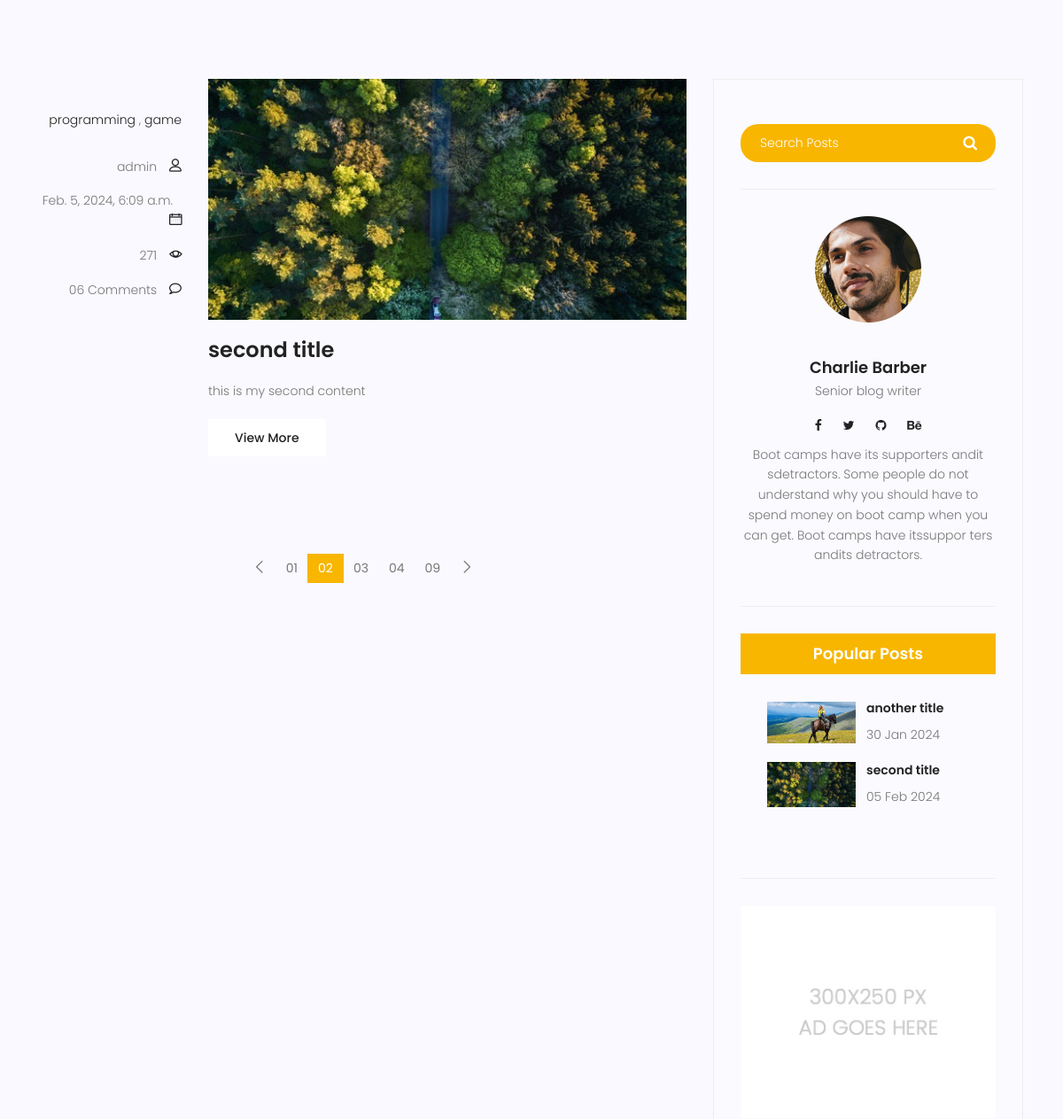
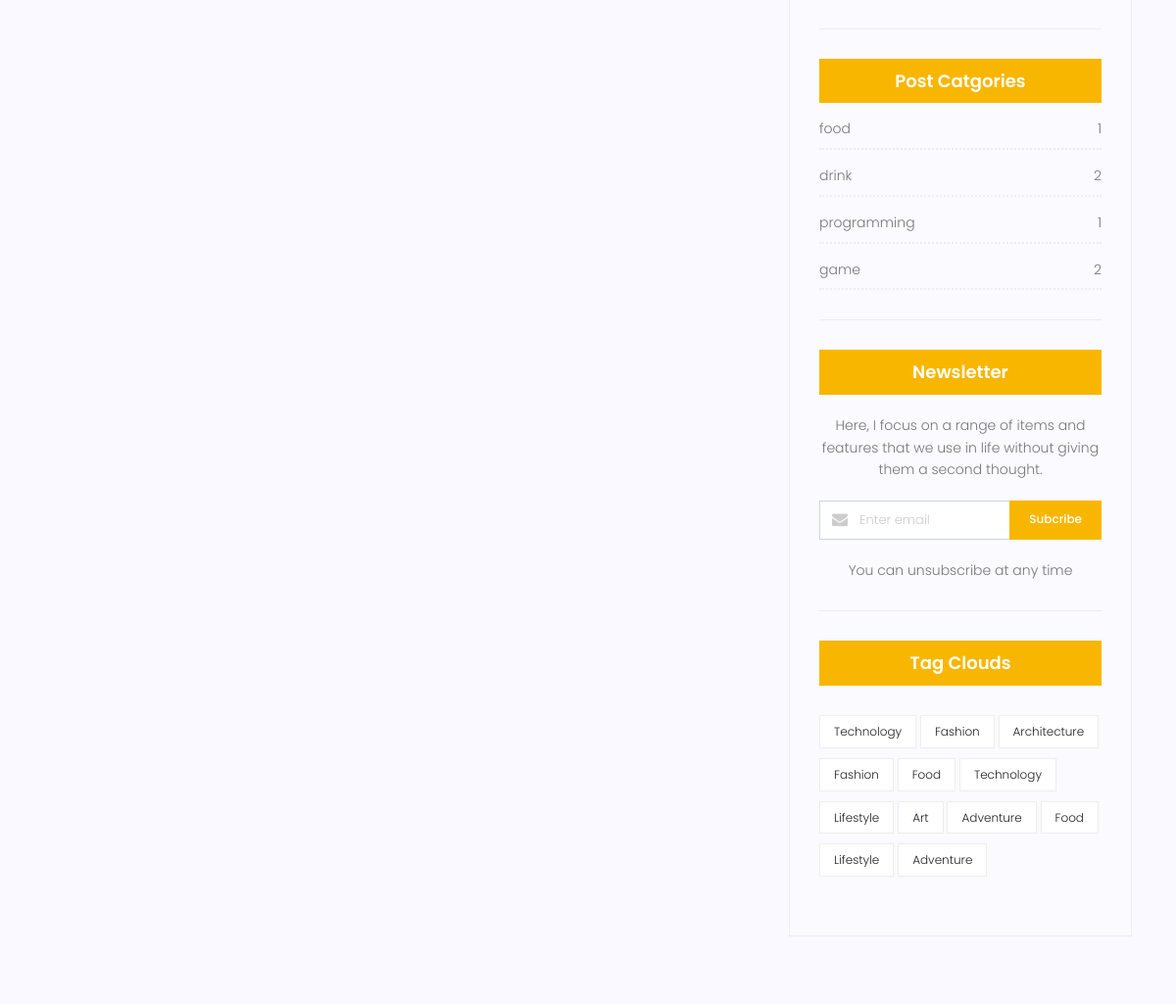
The page /blog/category/programming (middle part) on the database as committed earlier (2 pictures, top to bottom).
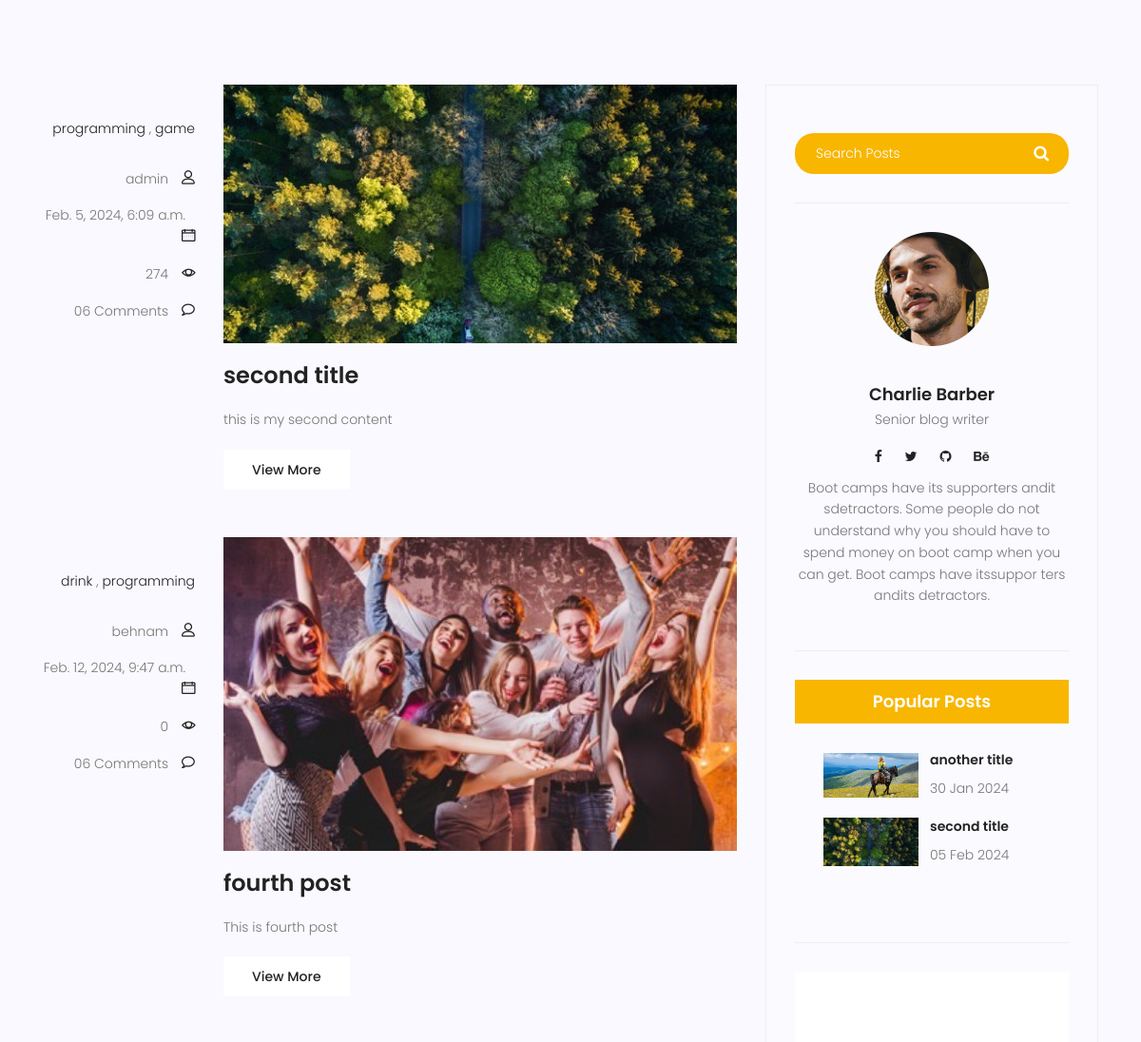
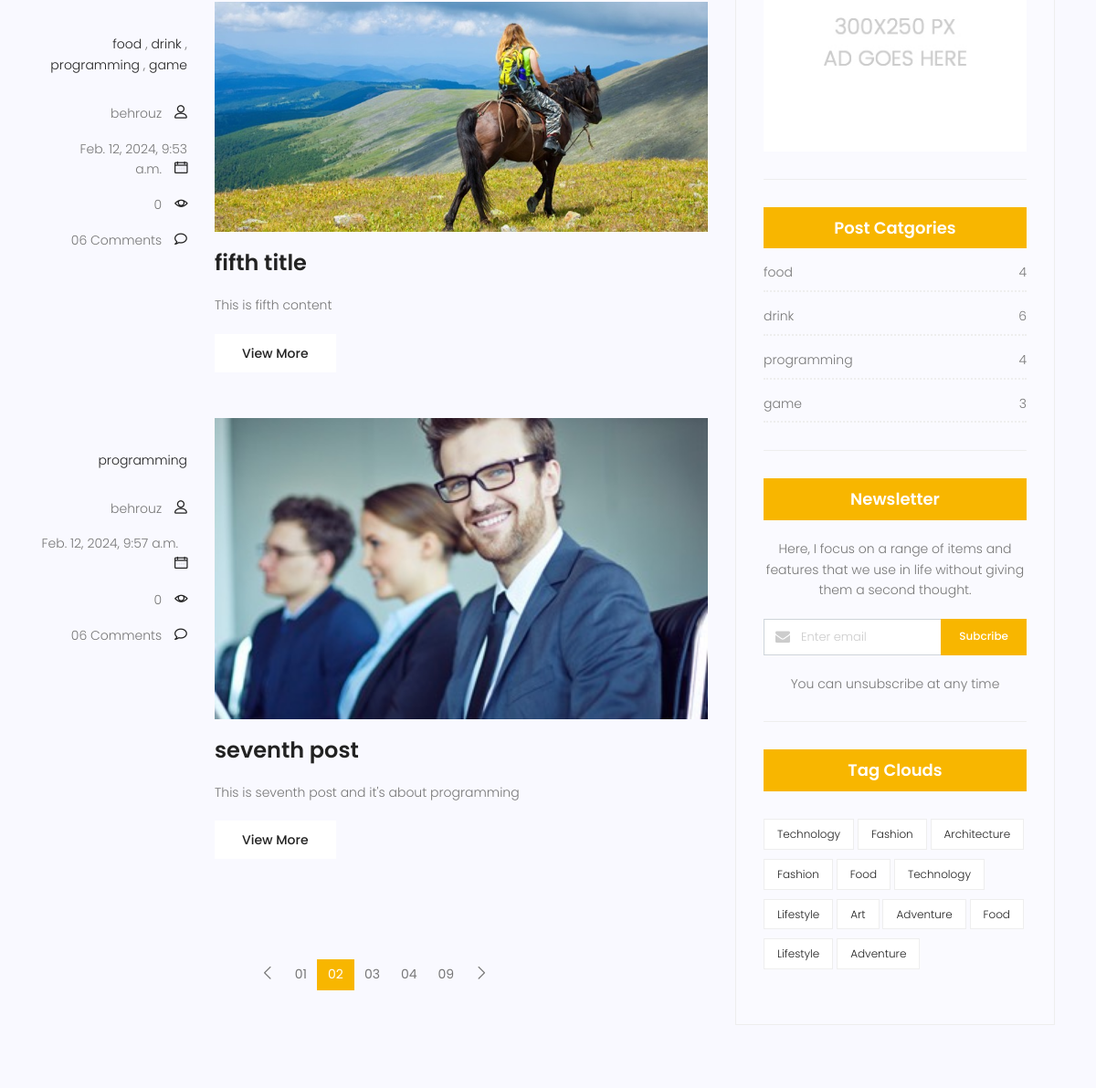
The same page on the database as committed later (2 pictures, top to bottom).
### blog/models.py (models this page shows, shortened)
class Category(models.Model):
    name = models.CharField(max_length=250)
    def __str__(self):
        return self.name

class Post(models.Model):
    author = models.ForeignKey(User, on_delete=models.SET_NULL, null=True)
    image = models.ImageField(upload_to='blog/', default='blog/default.jpg')
    title = models.CharField(max_length=250)
    content = models.TextField()
    category = models.ManyToManyField(Category)
    counted_view = models.IntegerField(default = 0)
    status = models.BooleanField(default = False)
    published_date = models.DateTimeField(null=True)
    creaded_date = models.DateTimeField(auto_now_add = True)
    updated_date = models.DateTimeField(auto_now = True)
    class Meta:
        ordering = ['published_date']

### blog/views.py (the view)
# urls.py: path('', blog_page, name = 'index'),
def blog_page(request, cat_name=None, author_name=None):
    posts = Post.objects.filter(status=True, published_date__lte=timezone.now())
    if cat_name:
        posts = posts.filter(category__name=cat_name, status=True, published_date__lte=timezone.now())
    if author_name:
        posts = posts.filter(author__username=author_name, status=True, published_date__lte=timezone.now())
    context = {'posts': posts}
    return render(request, 'blog/blog-home.html', context)

### blog/templatetags/blog_tags.py (called while the page is built)
@register.inclusion_tag('blog/popular-posts.html')
def popular_post():
    posts = Post.objects.filter(status=1).order_by('published_date')[:2]
    return {'posts':posts}

@register.inclusion_tag('blog/post-category.html')
def post_category():
    posts = Post.objects.filter(status=1)
    categories = Category.objects.all()
    cat_dict = {}
    for name in categories:
        cat_dict[name] = posts.filter(category=name).count()
    return {'categories':cat_dict}

### templates/blog/blog-home.html (shortened to what this page needs)
{% extends 'base.html' %}
{% load static %}
{% load blog_tags %}
{% block content %}
<section class="top-category-widget-area pt-90 pb-90 ">
</section>
<section class="post-content-area">
	<div class="container">
		<div class="row">
			<div class="col-lg-8 posts-list">
				{% for post in posts %}
				<div class="single-post row">
					<div class="col-lg-3  col-md-3 meta-details">
						<ul class="tags">
							{% for cat in post.category.all %}
							<li><a href="{% url 'blog:category' cat_name=cat.name %}">{{cat.name}}</a></li>
							{% if not forloop.last %}
							,
							{% endif %}
							{% endfor %}
						</ul>
						<div class="user-details row">
							<p class="user-name col-lg-12 col-md-12 col-6"><a
									href="{% url 'blog:author' author_name=post.author.username %}">{{post.author}}</a>
								<span class="lnr lnr-user"></span></p>
							<p class="date col-lg-12 col-md-12 col-6"><a href="#">{{post.published_date}}</a> <span
									class="lnr lnr-calendar-full"></span></p>
							<p class="view col-lg-12 col-md-12 col-6"><a href="#">{{post.counted_view}}</a> <span
									class="lnr lnr-eye"></span></p>
							<p class="comments col-lg-12 col-md-12 col-6"><a href="#">06 Comments</a> <span
									class="lnr lnr-bubble"></span></p>
						</div>
					</div>
					<div class="col-lg-9 col-md-9 ">
						<div class="feature-img">
							<img class="img-fluid" src="{{post.image.url}}" alt="">
						</div>
						<a class="posts-title" href="{% url 'blog:single' pid=post.id %}">
							<h3>{{post.title}}</h3>
						</a>
						<p class="excert">
							{{post.content}}
						</p>
						<a href="{% url 'blog:single' pid=post.id %}" class="primary-btn">View More</a>
					</div>
				</div>
				{% endfor %}
				<nav class="blog-pagination justify-content-center d-flex">
					<ul class="pagination">
						<li class="page-item">
							<a href="#" class="page-link" aria-label="Previous">
								<span aria-hidden="true">
									<span class="lnr lnr-chevron-left"></span>
								</span>
							</a>
						</li>
						<li class="page-item"><a href="#" class="page-link">01</a></li>
						<li class="page-item active"><a href="#" class="page-link">02</a></li>
						<li class="page-item"><a href="#" class="page-link">03</a></li>
						<li class="page-item"><a href="#" class="page-link">04</a></li>
						<li class="page-item"><a href="#" class="page-link">09</a></li>
						<li class="page-item">
							<a href="#" class="page-link" aria-label="Next">
								<span aria-hidden="true">
									<span class="lnr lnr-chevron-right"></span>
								</span>
							</a>
						</li>
					</ul>
				</nav>
			</div>
			<div class="col-lg-4 sidebar-widgets">
				<div class="widget-wrap">
					<div class="single-sidebar-widget search-widget">
						<form class="search-form" action="#">
							<input placeholder="Search Posts" name="search" type="text" onfocus="this.placeholder = ''"
								onblur="this.placeholder = 'Search Posts'">
							<button type="submit"><i class="fa fa-search"></i></button>
						</form>
					</div>
					<div class="single-sidebar-widget user-info-widget">
						<img src="{% static 'img/blog/user-info.png' %}" alt="">
						<a href="#">
							<h4>Charlie Barber</h4>
						</a>
						<p>
							Senior blog writer
						</p>
						<ul class="social-links">
							<li><a href="#"><i class="fa fa-facebook"></i></a></li>
							<li><a href="#"><i class="fa fa-twitter"></i></a></li>
							<li><a href="#"><i class="fa fa-github"></i></a></li>
							<li><a href="#"><i class="fa fa-behance"></i></a></li>
						</ul>
						<p>
							Boot camps have its supporters andit sdetractors. Some people do not understand why you
							should have to spend money on boot camp when you can get. Boot camps have itssuppor ters
							andits detractors.
						</p>
					</div>
					<div class="single-sidebar-widget popular-post-widget">
						<h4 class="popular-title">Popular Posts</h4>
						{% popular_post %}
					</div>
					<div class="single-sidebar-widget ads-widget">
						<a href="#"><img class="img-fluid" src="{% static 'img/blog/ads-banner.jpg' %}" alt=""></a>
					</div>
					{% post_category %}
					<div class="single-sidebar-widget newsletter-widget">
						<h4 class="newsletter-title">Newsletter</h4>
						<p>
							Here, I focus on a range of items and features that we use in life without
							giving them a second thought.
						</p>
						<div class="form-group d-flex flex-row">
							<div class="col-autos">
								<div class="input-group">
									<div class="input-group-prepend">
										<div class="input-group-text"><i class="fa fa-envelope" aria-hidden="true"></i>
										</div>
									</div>
									<input type="text" class="form-control" id="inlineFormInputGroup"
										placeholder="Enter email" onfocus="this.placeholder = ''"
										onblur="this.placeholder = 'Enter email'">
								</div>
							</div>
							<a href="#" class="bbtns">Subcribe</a>
						</div>
						<p class="text-bottom">
							You can unsubscribe at any time
						</p>
					</div>
					<div class="single-sidebar-widget tag-cloud-widget">
						<h4 class="tagcloud-title">Tag Clouds</h4>
						<ul>
							<li><a href="#">Technology</a></li>
							<li><a href="#">Fashion</a></li>
							<li><a href="#">Architecture</a></li>
							<li><a href="#">Fashion</a></li>
							<li><a href="#">Food</a></li>
							<li><a href="#">Technology</a></li>
							<li><a href="#">Lifestyle</a></li>
							<li><a href="#">Art</a></li>
							<li><a href="#">Adventure</a></li>
							<li><a href="#">Food</a></li>
							<li><a href="#">Lifestyle</a></li>
							<li><a href="#">Adventure</a></li>
						</ul>
					</div>
				</div>
			</div>
		</div>
	</div>
</section>
{% endblock %}

### templates/base.html (shortened to what this page needs)
{% load static %}
<!DOCTYPE html>
<html lang="zxx" class="no-js">
<head>
    <link rel="stylesheet" href="{% static 'css/linearicons.css' %}">
    <link rel="stylesheet" href="{% static 'css/font-awesome.min.css' %}">
    <link rel="stylesheet" href="{% static 'css/bootstrap.css' %}">
    <link rel="stylesheet" href="{% static 'css/magnific-popup.css' %}">
    <link rel="stylesheet" href="{% static 'css/jquery-ui.css' %}">
    <link rel="stylesheet" href="{% static 'css/nice-select.css' %}">
    <link rel="stylesheet" href="{% static 'css/animate.min.css' %}">
    <link rel="stylesheet" href="{% static 'css/owl.carousel.css' %}">
    <link rel="stylesheet" href="{% static 'css/main.css' %}">
</head>
<body>
    {% block content %}
    {% endblock %}
</body>
</html>

### templates/blog/popular-posts.html
{% load static %}
<div class="single-sidebar-widget popular-post-widget">
    <div class="popular-post-list">
        {% for post in posts %}
        <div class="single-post-list d-flex flex-row align-items-center">
            <div class="thumb">
                <img class="img-fluid" src="{{post.image.url}}" alt="">
            </div>
            <div class="details">
                <a href="{% url 'blog:single' pid=post.id %}">
                    <h6>{{post.title}}</h6>
                </a>
                <p>{{post.published_date|date:'d M Y'}}</p>
            </div>
        </div>
        {% endfor %}
    </div>
</div>

### templates/blog/post-category.html
<div class="single-sidebar-widget post-category-widget">
    <h4 class="category-title">Post Catgories</h4>
    <ul class="cat-list">
        {% for name,count in categories.items %}
        <li>
            <a href="{% url 'blog:category' cat_name=name %}" class="d-flex justify-content-between">
                <p>{{name}}</p>
                <p>{{count}}</p>
            </a>
        </li>
        {% endfor %}
    </ul>
</div>

Rows that differ between the two databases and show on the page:
changed Post "second title": counted_view "271" → "274"
computed for Category "programming": count "1" → "4"
computed for Category "game": count "2" → "3"
added Post: author "behnam", published_date "Feb. 12, 2024, 9:47 a.m.", counted_view "0", image (picture), title "fourth post", content "This is fourth post", Category (name "drink"), Category (name "programming")
computed for Category "drink": id "2" → "6"
added Post: author "behrouz", published_date "Feb. 12, 2024, 9:53 a.m.", counted_view "0", image (placeholder picture), title "fifth title", content "This is fifth content", Category (name "food"), Category (name "drink"), Category (name "programming"), Category (name "game")
computed for Category "food": id "1" → "4"
added Post: author "behrouz", published_date "Feb. 12, 2024, 9:57 a.m.", counted_view "0", image (picture), title "seventh post", content "This is seventh post and it's about programming", Category (name "programming")
